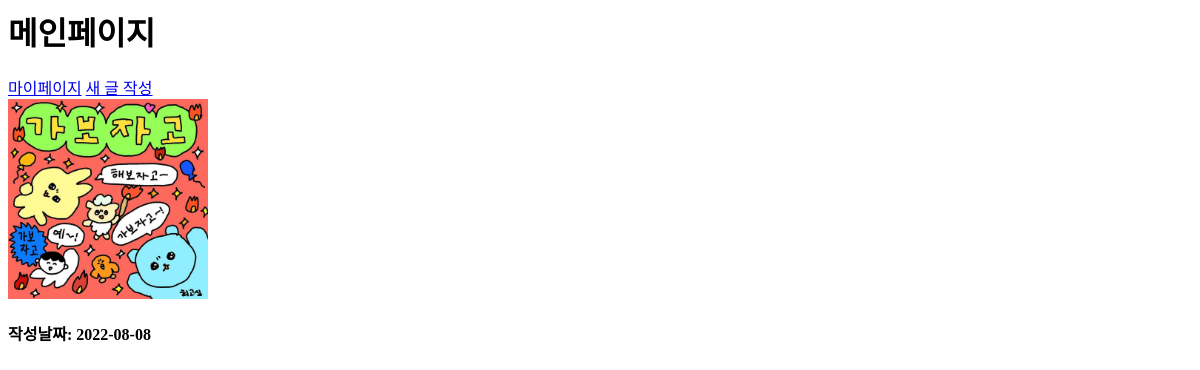
/home/, run on an earlier commit of the app's database.
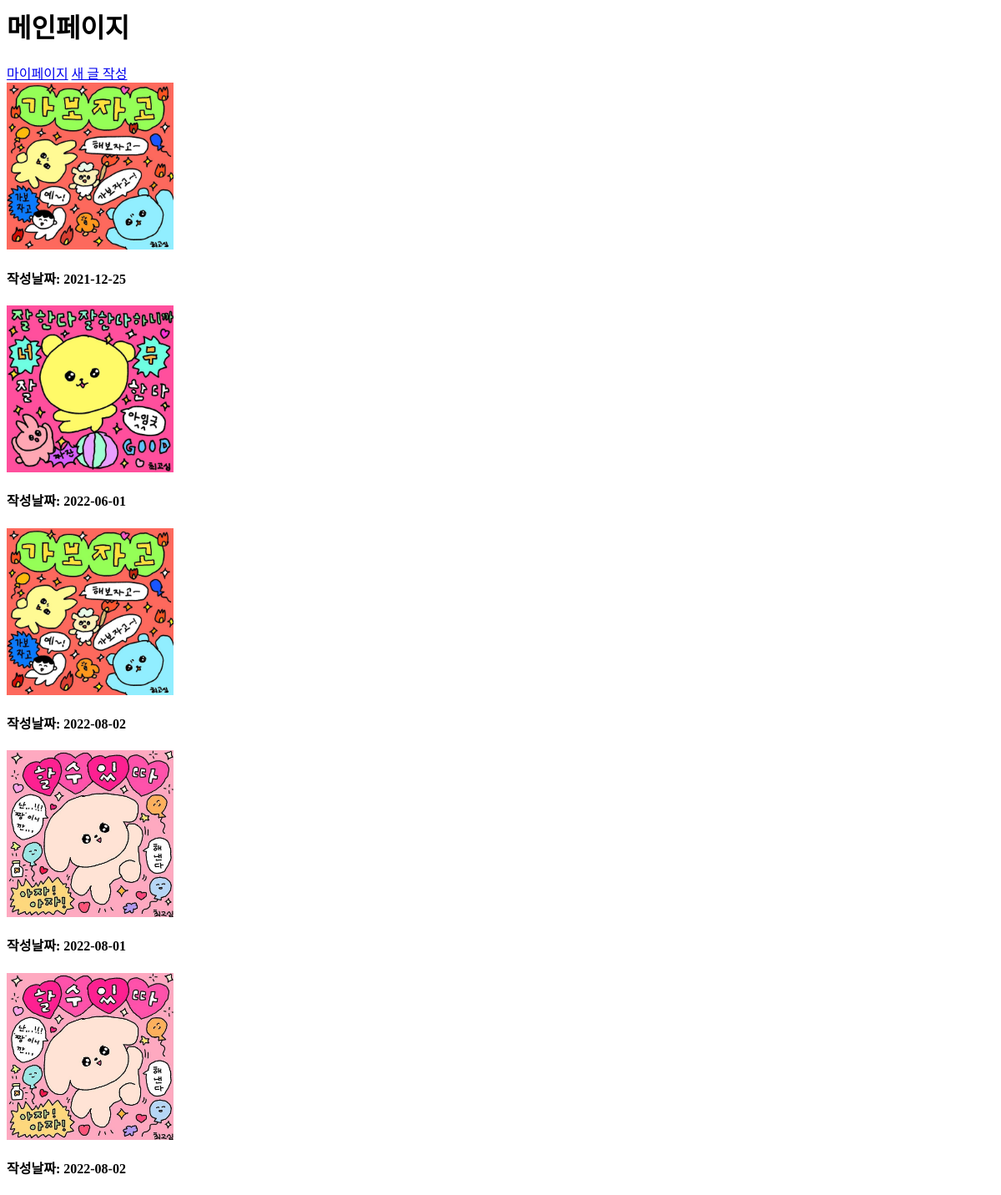
And on a later commit of the database.
### mainapp/models.py (models this page shows, shortened)
class Post(models.Model):
    title = models.CharField(max_length=200)
    content = models.TextField()
    image = models.ImageField(blank=True, upload_to='my_image')
    date = models.DateField()
    created = models.DateTimeField(auto_now_add=True)

### mainapp/views.py (the view)
# urls.py: path('home/', mainapp_views.home, name='home'),
def home(request):
    posts = Post.objects.all().order_by('-created')[:5]
    return render(request, 'home.html', {'posts':posts})

### mainapp/templates/home.html
<h1>메인페이지</h1>
<div>
    <a href="{% url 'mypage' %}">마이페이지</a>
    <a href="{% url 'newpost' %}">새 글 작성</a>
</div>
{% for post in posts %}
    <a href="{% url 'detail' post.id %}"><img src="{{ post.image.url }}" alt="" height="200"></a>
    <h4>작성날짜: {{ post.date | date:'Y-m-d'}}</h4>
{% endfor %}

What changed in the data, as far as the page shows it:
removed Post: image (picture), date "2022-08-08"
added Post: image (picture), date "2021-12-25"
added Post: image (picture), date "2022-06-01"
added Post: image (picture), date "2022-08-02"
added Post: image (picture), date "2022-08-01"
added Post: image (picture), date "2022-08-02"
